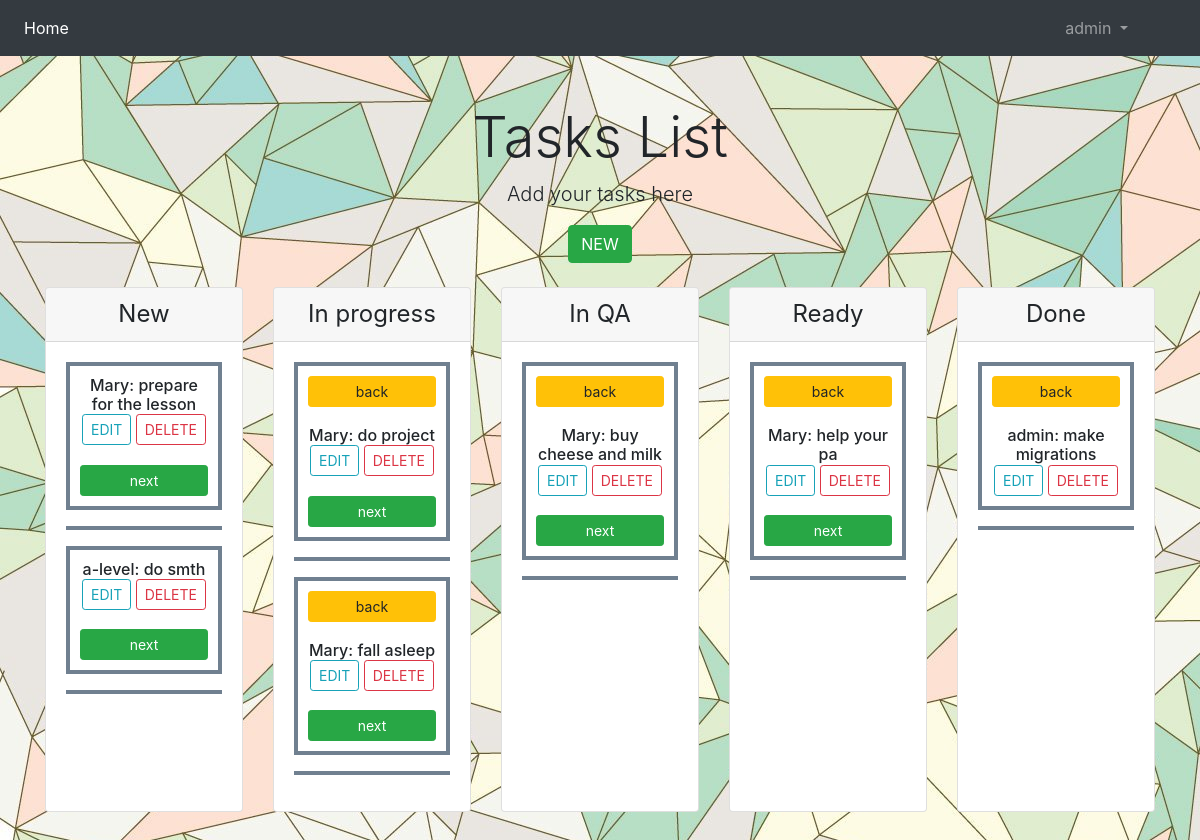
Screenshot of / (signed in) with the database file from the repository.
### users/models.py (models this page shows)
class User(AbstractUser):
    active = models.BooleanField(blank=True, null=True, default=False)
    def __str__(self):
        return self.username

### cards/models.py (models this page shows, shortened)
class TimeStampModel(models.Model):
    created_at = models.DateTimeField(auto_now_add=True, editable=False)
    updated_at = models.DateTimeField(auto_now=True)
    class Meta:
        abstract = True

class Card(TimeStampModel):
    NEW = 1
    IN_PROGRESS = 2
    IN_QA = 3
    READY = 4
    DONE = 5
    STATUSES = (
        (NEW, 'NEW'),
        (IN_PROGRESS, 'IN_PROGRESS'),
        (IN_QA, 'IN_QA'),
        (READY, 'READY'),
        (DONE, 'DONE')
    )
    text = models.TextField(max_length=1000)
    status = models.PositiveIntegerField(choices=STATUSES, default=NEW)
    created_by = models.ForeignKey(USER_MODEL, on_delete=models.CASCADE, related_name='creator')
    assigned_to = models.ForeignKey(USER_MODEL, on_delete=models.CASCADE, related_name='executor')

### cards/views.py (the view, shortened to what this page needs)
# urls.py: path('', views.Homepage.as_view(), name='homepage'),
class Homepage(ListView):
    model = models.Card
    template_name = 'cards/base.html'
    def get_context_data(self, **kwargs):
        context = super(Homepage, self).get_context_data(**kwargs)
        new_cards = models.Card.objects.filter(status=1)
        in_progress_cards = models.Card.objects.filter(status=2)
        in_qa_cards = models.Card.objects.filter(status=3)
        ready_cards = models.Card.objects.filter(status=4)
        done_cards = models.Card.objects.filter(status=5)
        context.update(dict(new_cards=new_cards,
                            in_progress_cards=in_progress_cards,
                            in_qa_cards=in_qa_cards,
                            ready_cards=ready_cards,
                            done_cards=done_cards))
        return context

### cards/templates/cards/base.html (shortened to what this page needs)
<!doctype html>
<html lang="en">
<head>
    <link rel="stylesheet" href="https://stackpath.bootstrapcdn.com/bootstrap/4.5.0/css/bootstrap.min.css"
>
</head>
<body>
<nav class="navbar navbar-expand-lg navbar-dark bg-dark">
    <div class="collapse navbar-collapse" id="navbarSupportedContent">
        <ul class="navbar-nav mr-auto">
            <li class="nav-item active">
                <a class="nav-link" href="{% url 'homepage' %}">Home <span class="sr-only">(current)</span></a>
            </li>
        </ul>
        {% if user.is_authenticated %}
            <ul class="navbar-nav mr-5">
                <li class="nav-item dropdown">
                    <a class="nav-link dropdown-toggle" href="#" id="navbarDropdown" role="button"
                       data-toggle="dropdown"
                       aria-haspopup="true" aria-expanded="false">
                        {{ user.username }}
                    </a>
                </li>
            </ul>
        {% else %}
            <a class="nav-link" href="{% url 'login' %}">Login</a> |
            <a class="nav-link" href="{% url 'register' %}">Register</a>
        {% endif %}
    </div>
</nav>
{% block content %}
   {% if user.is_superuser %}
   <div class="pricing-header px-3 py-3 pt-md-5 pb-md-4 mx-auto text-center">
      <h1 class="display-4">Tasks List</h1>
      <p class="lead">Add your tasks here</p>
      <a href="{% url 'new_card' %}" class="btn btn-success">NEW</a>
    </div>
    <div class="container">
      <div class="card-deck mb-3 text-center">
        <div class="card mb-4 box-shadow">
          <div class="card-header">
            <h4 class="my-0 font-weight-normal">New</h4>
          </div>
          <div class="card-body">
            {% for card in card_list.all %}
              {% if card.status == 1 %}
              <h6> {{ card.assigned_to }}: {{ card.text }} <br>
               <a href="{% url 'card_edit' card.id %}" class="btn btn-outline-info btn-sm">EDIT</a>
               <a href="{% url 'card_delete' card.id %}" class="btn btn-outline-danger btn-sm">DELETE</a>
              <form action="" method="post">
                        {% csrf_token %}<br>
                        <input class="btn btn-block btn-success btn-sm" type="submit" name='action' value="next">
                </form>
                  </h6>
                <hr style="border-top: 4px solid #708090"/>{% endif %}
        {% endfor %}
          </div>
        </div>
        <div class="card mb-4 box-shadow">
          <div class="card-header">
            <h4 class="my-0 font-weight-normal">In progress</h4>
          </div>
          <div class="card-body">
            {% for card in card_list.all %}
              {% if card.status == 2 %}
              <h6>
                   <form action="" method="post">
                        <input class="btn btn-block btn-warning btn-sm" type="submit" name='action' value="back">
                </form>
                  <br>{{ card.assigned_to }}: {{ card.text }} <br>
                  <a href="{% url 'card_edit' card.id %}" class="btn btn-outline-info btn-sm">EDIT</a>
                  <a href="{% url 'card_delete' card.id %}" class="btn btn-outline-danger btn-sm">DELETE</a>
              <form action="" method="post">
                        {% csrf_token %}<br>
                        <input class="btn btn-block btn-success btn-sm" type="submit" name='action' value="next">
                </form>
                  </h6>
                <hr style="border-top: 4px solid #708090"/>{% endif %}
              {% endfor %}
          </div>
        </div>
                <div class="card mb-4 box-shadow">
          <div class="card-header">
            <h4 class="my-0 font-weight-normal">In QA</h4>
          </div>
          <div class="card-body">
            {% for card in card_list.all %}
              {% if card.status == 3 %}
              <h6>
                   <form action="" method="post">
                        <input class="btn btn-block btn-warning btn-sm" type="submit" name='action' value="back">
                </form>
                  <br>{{ card.assigned_to }}: {{ card.text }} <br>
                  <a href="{% url 'card_edit' card.id %}" class="btn btn-outline-info btn-sm">EDIT</a>
                  <a href="{% url 'card_delete' card.id %}" class="btn btn-outline-danger btn-sm">DELETE</a>
              <form action="" method="post">
                        {% csrf_token %}<br>
                        <input class="btn btn-block btn-success btn-sm" type="submit" name='action' value="next">
                </form>
                  </h6>
                <hr style="border-top: 4px solid #708090"/>{% endif %}
        {% endfor %}
          </div>
        </div>
        <div class="card mb-4 box-shadow">
          <div class="card-header">
            <h4 class="my-0 font-weight-normal">Ready</h4>
          </div>
          <div class="card-body">
            {% for card in card_list.all %}
              {% if card.status == 4 %}
              <h6>
                   <form action="" method="post">
                        <input class="btn btn-block btn-warning btn-sm" type="submit" name='action' value="back">
                </form>
                  <br>{{ card.assigned_to }}: {{ card.text }} <br>
                  <a href="{% url 'card_edit' card.id %}" class="btn btn-outline-info btn-sm">EDIT</a>
                  <a href="{% url 'card_delete' card.id %}" class="btn btn-outline-danger btn-sm">DELETE</a>
              <form action="" method="post">
                        {% csrf_token %}<br>
                        <input class="btn btn-block btn-success btn-sm" type="submit" name='action' value="next">
                </form>
                  </h6>
                <hr style="border-top: 4px solid #708090"/>{% endif %}
        {% endfor %}
          </div>
        </div>
        <div class="card mb-4 box-shadow">
          <div class="card-header">
            <h4 class="my-0 font-weight-normal">Done</h4>
          </div>
          <div class="card-body">
            {% for card in card_list.all %}
              {% if user == card.assigned_to %}
              <h6>
                   <form action="" method="post">
                        <input class="btn btn-block btn-warning btn-sm" type="submit" name='action' value="back">
                </form>
                  <br>{{ card.assigned_to }}: {{ card.text }} <br>
                     <a href="{% url 'card_edit' card.id %}" class="btn btn-outline-info btn-sm">EDIT</a>
                     <a href="{% url 'card_delete' card.id %}" class="btn btn-outline-danger btn-sm">DELETE</a>
                  </h6>
                <hr style="border-top: 4px solid #708090"/>{% endif %}
        {% endfor %}
          </div>
        </div>
      </div>
      {% endif %}
{% endblock %}
</body>
</html>

### cards/templates/cards/base.html (style rules this page uses)
body { background: #E0FFFF url(/fon.jpg); }
h6 { border: 4px solid #708090; padding: 10px; background: ; }

### rows the page displays
User: username "admin"
Card: assigned_to "Mary", text "prepare for the lesson"
Card: assigned_to "a-level", text "do smth"
Card: assigned_to "Mary", text "do project"
Card: assigned_to "Mary", text "fall asleep"
Card: assigned_to "Mary", text "buy cheese and milk"
Card: assigned_to "Mary", text "help your pa"
Card: assigned_to "admin", text "make migrations"
